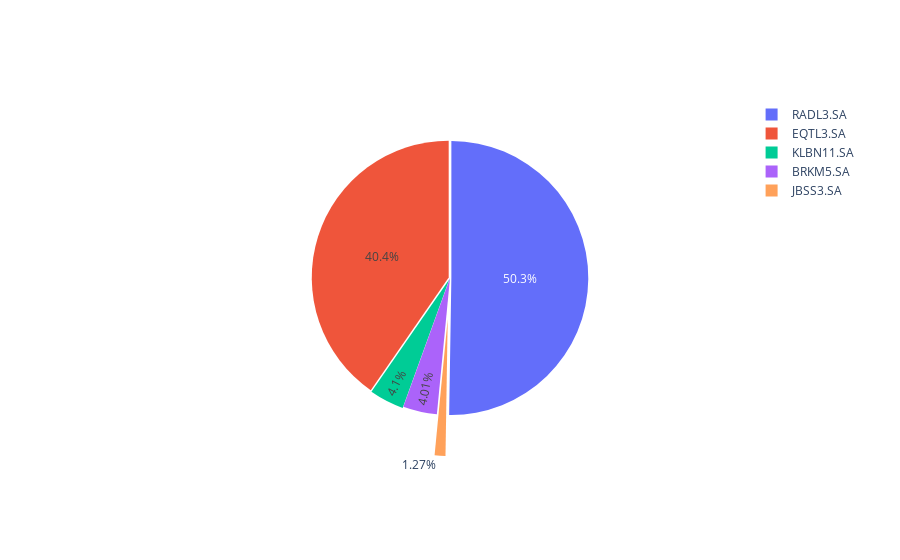

This figure's notebook cell:
### Code cell
#plot o portfolio
stock_tickers=portafolio['Ticker']
tamanho=portafolio['Quantidade de acoes com '+str(portfolio_val)+' Reais']*portafolio['Preco']



import plotly.graph_objects as go

labels = stock_tickers
values = tamanho

# pull is given as a fraction of the pie radius
fig = go.Figure(data=[go.Pie(labels=labels, values=values, pull=[0.01, 0.01, 0.3, 0.01])])
fig.update_layout(uniformtext_minsize=12, uniformtext_mode='hide')
fig.show()

### Figure 1 — Plotly figure (JSON) as saved in the notebook; plotly's stock layout.template omitted (floating-point values rounded to 4 significant figures)
{"data": [{"labels": ["RADL3.SA", "EQTL3.SA", "JBSS3.SA", "KLBN11.SA", "BRKM5.SA"], "pull": [0.01, 0.01, 0.3, 0.01], "type": "pie", "values": [2509.0, 2015.0, 63.42, 204.6, 200.2]}], "layout": {"uniformtext": {"minsize": 12, "mode": "hide"}}}
